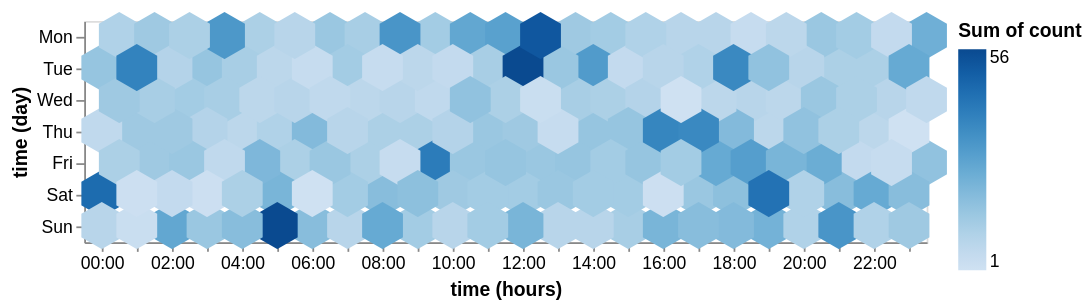

Vega-Lite specification for this chart:
### Vega-Lite specification from a JSON file in a GitHub repository (floating-point values rounded to 4 significant figures; data arrays with more than 128 entries replaced by an {"elided": "..."} marker saying what was removed)
{"$schema": "https://vega.github.io/schema/vega-lite/v5.json", "description": "Punchcard Visualization like on Github. The day on y-axis uses a custom order from Monday to Sunday.  The sort property supports both full day names (e.g., 'Monday') and their three letter initials (e.g., 'mon') -- both of which are case insensitive.", "data": {"values": {"elided": "955 records"}, "format": {"parse": {"time": "date"}}}, "height": {"step": 18}, "width": {"step": 20}, "mark": {"type": "text", "text": "⬢", "size": 32, "dx": {"expr": "utcday(datum.day_time) % 2 == 1 ? 10 : 0"}}, "encoding": {"y": {"field": "time", "type": "ordinal", "timeUnit": "day", "sort": ["mon", "tue", "wed", "thu", "fri", "sat", "sun"]}, "x": {"field": "time", "type": "ordinal", "timeUnit": "hours"}, "fill": {"field": "count", "type": "quantitative", "aggregate": "sum"}}}
